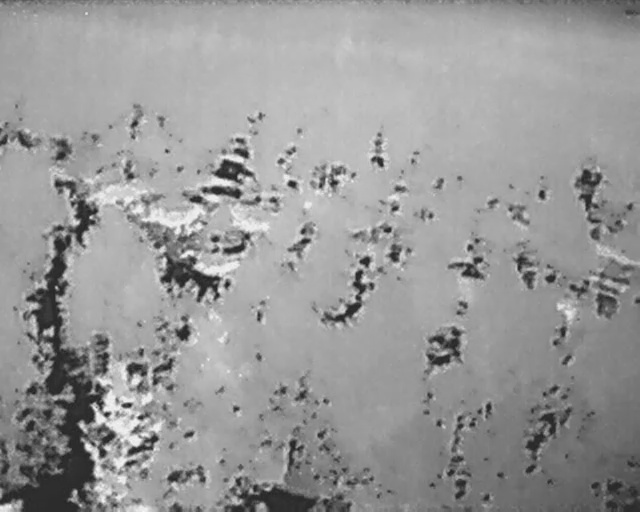
#> input picture Image 1176.jpg, 640 x 512 px, given as the content of the folder ection & Classification/Datasets/WhiteHot(Dataset)/Training/, which was not available
$ jupyter execute --allow-errors 'Classification Fire & Non Fire Using  White Hot Images .ipynb'   (shell and % lines are left out)   (older library calls are emulated)   (text cells are left out)
#> lines starting #> are read from the running program, lines starting #| are printed output that depends on the picture; long printed decimals are rounded; pictures that were not available may be replaced by others from this repository, and a replacement may not be noted
[cell 1]
import numpy as np
import matplotlib.pyplot as plt
import glob
import cv2
import os
import seaborn as sns
import pandas as pd
from skimage.filters import sobel
from PIL import Image,ImageEnhance,ImageOps

[cell 2]
classes = {'Fire':0 ,"No_Fire":1}
print(os.listdir("C:/Users/Lenovo/Desktop/Symbiosis Research Project/Project Flame Detection & Classification/Datasets/WhiteHot(Dataset)/Training/"))

[cell 3]
classes

[cell 4]
#Resize images to
SIZE = 224

[cell 5]
#Capture images and labels into arrays.
#Start by creating empty lists.
train_images = []
train_labels = []
for directory_path in glob.glob("C:/Users/Lenovo/Desktop/Symbiosis Research Project/Project Flame Detection & Classification/Datasets/WhiteHot(Dataset)/Training/*"):
    label = directory_path.split("\\")[-1]
    print(label)
    for img_path in glob.glob(os.path.join(directory_path, "*.jpg")):
        print(img_path)
        img = Image.open(img_path)
#> img is the input picture: PIL image 640x512 RGB; min 28, max 247, mean 152.6
# [4 lines of commented-out code are left out]
        img = img.resize((SIZE,SIZE))
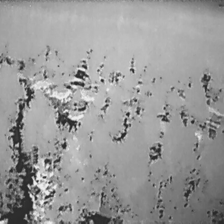
#> img: PIL image 224x224 RGB; min 35, max 244, mean 152.6
        img = np.array(img.getdata()).reshape(img.size[0], img.size[1], 3)
#> img: shape (224, 224, 3) int64
        train_images.append(img)
        train_labels.append(label)

train_images = np.array(train_images)
train_labels = np.array(train_labels)

[cell 6]
train_images.shape , train_labels.shape
#> Out = ((1, 224, 224, 3), (1,))

[cell 7]
#train_labels

[cell 8]
#Do exactly the same for test/validation images
# test
test_images = []
test_labels = []
for directory_path in glob.glob("C:/Users/Lenovo/Desktop/Symbiosis Research Project/Project Flame Detection & Classification/Datasets/WhiteHot(Dataset)/Testing/*"):
    t_label = directory_path.split("\\")[-1]
    print(t_label)
    for img_path in glob.glob(os.path.join(directory_path, "*.jpg")):
        print(img_path)
        img = Image.open(img_path)
# [4 lines of commented-out code are left out]
        img = img.resize((SIZE,SIZE))
        img = np.array(img.getdata()).reshape(img.size[0], img.size[1], 3)
        test_images.append(img)
        test_labels.append(t_label)

test_images = np.array(test_images)
test_labels = np.array(test_labels)

[cell 9]
test_images.shape,test_labels.shape
#> Out = ((1, 224, 224, 3), (1,))

[cell 10]
#Encode labels from text (folder names) to integers.
from sklearn import preprocessing
le = preprocessing.LabelEncoder()

le.fit(test_labels)
test_labels_encoded = le.transform(test_labels)

le.fit(train_labels)
train_labels_encoded = le.transform(train_labels)

[cell 11]
test_labels, test_labels_encoded

[cell 12]
train_labels, train_labels_encoded

[cell 13]
#Split data into test and train datasets (already split but assigning to meaningful convention)
#If you only have one dataset then split here
x_train, y_train, x_test, y_test = train_images, train_labels_encoded, test_images, test_labels_encoded
#> y_train = [0]; y_test = [0]

# Normalize pixel values to between 0 and 1
x_train, x_test = x_train / 255.0, x_test / 255.0

[cell 14]
###################################################################
# FEATURE EXTRACTOR function
# input shape is (n, x, y, c) - number of images, x, y, and channels
def feature_extractor(dataset):
    x_train = dataset
    image_dataset = pd.DataFrame()
    for image in range(x_train.shape[0]):  #iterate through each file
        #print(image)

        df = pd.DataFrame()  #Temporary data frame to capture information for each loop.
        #Reset dataframe to blank after each loop.

        input_img = x_train[image, :,:,:]
        img = input_img

    ################################################################
    #START ADDING DATA TO THE DATAFRAME
    #Add feature extractors, e.g. edge detection, smoothing, etc.

         # FEATURE 1 - Pixel values

        #Add pixel values to the data frame

        pixel_values = img.reshape(-1)
        df['Pixel_Value'] = pixel_values   #Pixel value itself as a feature

        #df['Image_Name'] = image   #Capture image name as we read multiple images

        # FEATURE 2 - Bunch of Gabor filter responses

                #Generate Gabor features
        num = 1  #To count numbers up in order to give Gabor features a lable in the data frame
        kernels = []
        for theta in range(2):   #Define number of thetas
            theta = theta / 4. * np.pi
            for sigma in (1, 3):  #Sigma with 1 and 3
                lamda = np.pi/4
                gamma = 0.5
                gabor_label = 'Gabor' + str(num)  #Label Gabor columns as Gabor1, Gabor2, etc.
    #                print(gabor_label)
                ksize=9
                kernel = cv2.getGaborKernel((ksize, ksize), sigma, theta, lamda, gamma, 0, ktype=cv2.CV_32F)
                kernels.append(kernel)
                #Now filter the image and add values to a new column
                fimg = cv2.filter2D(img, cv2.CV_8UC3, kernel)
                filtered_img = fimg.reshape(-1)
                df[gabor_label] = filtered_img  #Labels columns as Gabor1, Gabor2, etc.
                print(gabor_label, ': theta=', theta, ': sigma=', sigma, ': lamda=', lamda, ': gamma=', gamma)
                num += 1  #Increment for gabor column label


        # FEATURE 3 Sobel
        edge_sobel = sobel(img)
        edge_sobel1 = edge_sobel.reshape(-1)
        df['Sobel'] = edge_sobel1

        #Add more filters as needed

        #Append features from current image to the dataset
        image_dataset = image_dataset.append(df)
#> this loop made 1 pass
#> pass 1, in feature_extractor, `edge_sobel = sobel(img)`:
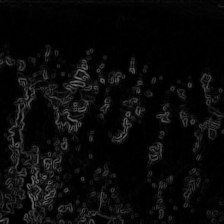
#> edge_sobel: shape (224, 224, 3) float64; min 0, max 0.417, mean 0.0385
#> after the loop, theta = 0.785

    return image_dataset

#> (a cell that did not finish here is left out)

[cell 16]
print(1306*224*224*3)

x_train.shape
#> Out = (1, 224, 224, 3)

#> (a cell that did not finish here is left out)

#> (a cell that did not finish here is left out)

#> (a cell that did not finish here is left out)

#> (a cell that did not finish here is left out)

#> (a cell that did not finish here is left out)

[cell 22]
x_updated_train = x_train.reshape(len(x_train), -1)
x_updated_train.shape
#> Out = (1, 150528)

[cell 23]
x_updated_test = x_test.reshape(len(x_test), -1)
x_updated_test.shape
#> the loop in feature_extractor, `for image in range(x_train.shape[0]):` made 1 pass
#| Gabor1 : theta= 0.0 : sigma= 1 : lamda= 0.7854 : gamma= 0.5
#| Gabor2 : theta= 0.0 : sigma= 3 : lamda= 0.7854 : gamma= 0.5
#| Gabor3 : theta= 0.7854 : sigma= 1 : lamda= 0.7854 : gamma= 0.5
#| Gabor4 : theta= 0.7854 : sigma= 3 : lamda= 0.7854 : gamma= 0.5
#> after the loop in feature_extractor, `for image in range(x_train.shape[0]):`: theta = 0.785

$ run again, on Image 551.jpg
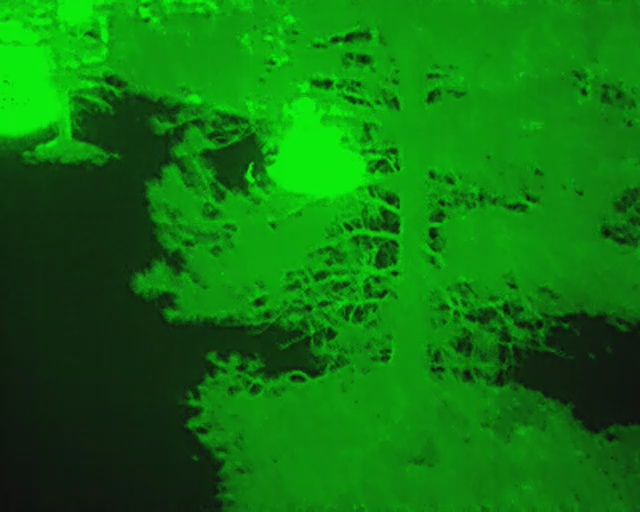
#> input picture Image 551.jpg, 640 x 512 px, given as the content of the folder ection & Classification/Datasets/WhiteHot(Dataset)/Training/, which was not available
#> img is the input picture: PIL image 640x512 RGB; mean R, G, B 14.3, 118.4, 14.2
#> `img = img.resize((SIZE,SIZE))`:
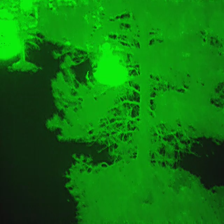
#> img: PIL image 224x224 RGB; mean R, G, B 14.3, 118.4, 14.2
#> y_train = [0]
#> the loop in feature_extractor, `for image in range(x_train.shape[0]):` made 1 pass
#> pass 1, in feature_extractor, `edge_sobel = sobel(img)`:
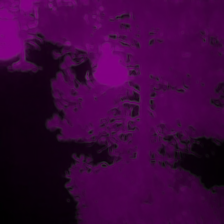
#> edge_sobel: shape (224, 224, 3) float64; mean of channels 0, 1, 2 0.236, 0.0164, 0.236; drawn as R, G, B
#> after the loop in feature_extractor, `for image in range(x_train.shape[0]):`: theta = 0.785
